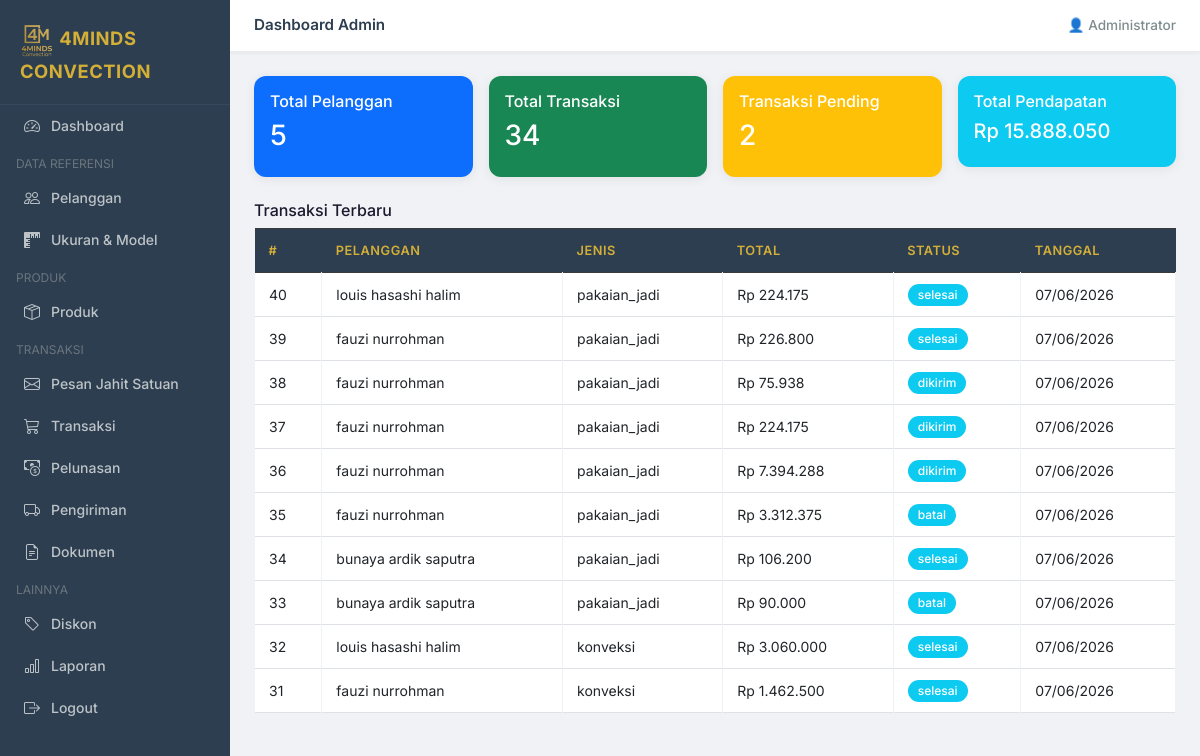
Screenshot of /admin/dashboard.php (signed in) with the database file from the repository.
### tables this page shows
CREATE TABLE `transaksi` (
  `id_transaksi` int NOT NULL,
  `id_pelanggan` int NOT NULL,
  `tanggal_transaksi` datetime DEFAULT CURRENT_TIMESTAMP,
  `jenis_transaksi` enum('jahit_satuan','pakaian_jadi','konveksi','kustom') NOT NULL,
  `total_harga` decimal(15,2) DEFAULT '0.00',
  `diskon_total` decimal(15,2) DEFAULT '0.00',
  `jenis_pembayaran` enum('dp','lunas','cod') NOT NULL,
  `tanggal_selesai` date DEFAULT NULL,
  `deskripsi` text,
  `ukuran` varchar(20) DEFAULT NULL,
  `file_desain` varchar(255) DEFAULT NULL,
  `catatan_kustom` text,
  `ukuran_kustom` varchar(100) DEFAULT NULL,
  `jenis_pakaian_kustom` varchar(50) DEFAULT NULL,
  `status` enum('pending','diproses','selesai','dikirim','lunas','batal') DEFAULT 'pending'
);

CREATE TABLE `pelanggan` (
  `id_pelanggan` int NOT NULL,
  `name` varchar(100) NOT NULL,
  `email` varchar(100) NOT NULL,
  `password` varchar(255) NOT NULL,
  `alamat` text,
  `no_hp` varchar(20) DEFAULT NULL,
  `created_at` datetime DEFAULT CURRENT_TIMESTAMP
);

### admin/dashboard.php (the view, shortened to what this page needs)
<?php
require_once '../includes/header.php';
require_once '../config/db.php';
$total_pelanggan  = $conn->query("SELECT COUNT(*) as c FROM pelanggan")->fetch_assoc()['c'];
$total_transaksi  = $conn->query("SELECT COUNT(*) as c FROM transaksi")->fetch_assoc()['c'];
$pending          = $conn->query("SELECT COUNT(*) as c FROM transaksi WHERE status='pending'")->fetch_assoc()['c'];
$pendapatan       = $conn->query("SELECT SUM(jumlah_bayar) as c FROM pembayaran WHERE status='terkonfirmasi'")->fetch_assoc()['c'] ?? 0;
?>
<?php require_once '../includes/sidebar_admin.php'; ?>
<div class="flex-grow-1">
    <div class="topbar">
        <span>Dashboard Admin</span>
        <span>👤 <?= htmlspecialchars($_SESSION['user_name']) ?></span>
    </div>
    <div class="main-content">
        <div class="row g-3 mb-4">
            <div class="col-md-3">
                <div class="card text-white bg-primary">
                    <div class="card-body">
                        <h6>Total Pelanggan</h6>
                        <h3><?= $total_pelanggan ?></h3>
                    </div>
                </div>
            </div>
            <div class="col-md-3">
                <div class="card text-white bg-success">
                    <div class="card-body">
                        <h6>Total Transaksi</h6>
                        <h3><?= $total_transaksi ?></h3>
                    </div>
                </div>
            </div>
            <div class="col-md-3">
                <div class="card text-white bg-warning">
                    <div class="card-body">
                        <h6>Transaksi Pending</h6>
                        <h3><?= $pending ?></h3>
                    </div>
                </div>
            </div>
            <div class="col-md-3">
                <div class="card text-white bg-info">
                    <div class="card-body">
                        <h6>Total Pendapatan</h6>
                        <h5>Rp <?= number_format($pendapatan,0,',','.') ?></h5>
                    </div>
                </div>
            </div>
        </div>
        <h6>Transaksi Terbaru</h6>
        <table class="table table-bordered table-sm">
            <thead class="table-dark">
                <tr>
                    <th>#</th>
                    <th>Pelanggan</th>
                    <th>Jenis</th>
                    <th>Total</th>
                    <th>Status</th>
                    <th>Tanggal</th>
                </tr>
            </thead>
            <tbody>
                <?php
            $rows = $conn->query("SELECT t.*, p.name FROM transaksi t JOIN pelanggan p ON t.id_pelanggan=p.id_pelanggan ORDER BY t.tanggal_transaksi DESC LIMIT 10");
            while ($r = $rows->fetch_assoc()):
            ?>
                <tr>
                    <td><?= $r['id_transaksi'] ?></td>
                    <td><?= htmlspecialchars($r['name']) ?></td>
                    <td><?= $r['jenis_transaksi'] ?></td>
                    <td>Rp <?= number_format($r['total_harga'],0,',','.') ?></td>
                    <td><span
                            class="badge bg-<?= $r['status']==='pending'?'warning':($r['status']==='lunas'?'success':'info') ?>"><?= $r['status'] ?></span>
                    </td>
                    <td><?= date('d/m/Y', strtotime($r['tanggal_transaksi'])) ?></td>
                </tr>
                <?php endwhile; ?>
            </tbody>
        </table>
    </div>
</div>
<?php require_once '../includes/footer.php'; ?>

### includes/header.php (style rules this page uses)
* { box-sizing: border-box; }
body { font-family: 'Inter', sans-serif; background: #f0f2f5; color: #1a1a2e; margin: 0; }
.topbar { background: #ffffff; padding: 14px 24px; border-bottom: 1px solid #e9ecef; display: flex; justify-content: space-between; align-items: center; font-weight: 600; font-size: .95rem; color: #2c3e50; box-shadow: 0 1px 4px rgba(0, 0, 0, .06); }
.topbar span:last-child { font-size: .85rem; color: #7f8c8d; font-weight: 500; }
.main-content { padding: 24px; }
.card { border: none; border-radius: 12px; box-shadow: 0 2px 12px rgba(0, 0, 0, .07); }
.table thead.table-dark th { background: #2c3e50; color: #D4AF37; font-weight: 600; font-size: .8rem; letter-spacing: .5px; text-transform: uppercase; border: none; padding: 12px 14px; }
.table tbody tr { transition: background .15s; }
.table td { vertical-align: middle; font-size: .875rem; padding: 10px 14px; border-color: #f0f2f5; }
.badge { font-weight: 500; font-size: .75rem; padding: 5px 10px; border-radius: 20px; }

### rows the page displays
transaksi: id_transaksi "40", id_pelanggan.name "louis hasashi halim", jenis_transaksi "pakaian_jadi", total_harga "224.175", status "selesai", tanggal_transaksi "07/06/2026"
transaksi: id_transaksi "39", id_pelanggan.name "fauzi nurrohman", jenis_transaksi "pakaian_jadi", total_harga "226.800", status "selesai", tanggal_transaksi "07/06/2026"
transaksi: id_transaksi "38", id_pelanggan.name "fauzi nurrohman", jenis_transaksi "pakaian_jadi", total_harga "75.938", status "dikirim", tanggal_transaksi "07/06/2026"
transaksi: id_transaksi "37", id_pelanggan.name "fauzi nurrohman", jenis_transaksi "pakaian_jadi", total_harga "224.175", status "dikirim", tanggal_transaksi "07/06/2026"
transaksi: id_transaksi "36", id_pelanggan.name "fauzi nurrohman", jenis_transaksi "pakaian_jadi", total_harga "7.394.288", status "dikirim", tanggal_transaksi "07/06/2026"
transaksi: id_transaksi "35", id_pelanggan.name "fauzi nurrohman", jenis_transaksi "pakaian_jadi", total_harga "3.312.375", status "batal", tanggal_transaksi "07/06/2026"
transaksi: id_transaksi "34", id_pelanggan.name "bunaya ardik saputra", jenis_transaksi "pakaian_jadi", total_harga "106.200", status "selesai", tanggal_transaksi "07/06/2026"
transaksi: id_transaksi "33", id_pelanggan.name "bunaya ardik saputra", jenis_transaksi "pakaian_jadi", total_harga "90.000", status "batal", tanggal_transaksi "07/06/2026"
transaksi: id_transaksi "32", id_pelanggan.name "louis hasashi halim", jenis_transaksi "konveksi", total_harga "3.060.000", status "selesai", tanggal_transaksi "07/06/2026"
transaksi: id_transaksi "31", id_pelanggan.name "fauzi nurrohman", jenis_transaksi "konveksi", total_harga "1.462.500", status "selesai", tanggal_transaksi "07/06/2026"

### other values shown
$_SESSION['user_name'] "Administrator"
$total_pelanggan "5"
$total_transaksi "34"
$pending "2"
$pendapatan "15.888.050"
